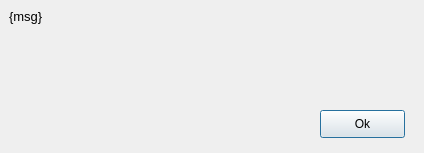
<?xml version="1.0" encoding="UTF-8"?>
<ui version="4.0">
 <class>DatabaseMessage</class>
 <widget class="QDialog" name="DatabaseMessage">
  <property name="geometry">
   <rect>
    <x>0</x>
    <y>0</y>
    <width>424</width>
    <height>153</height>
   </rect>
  </property>
  <property name="windowTitle">
   <string>Problem with Database Connection</string>
  </property>
  <widget class="QLabel" name="lblMessage">
   <property name="geometry">
    <rect>
     <x>9</x>
     <y>9</y>
     <width>300</width>
     <height>100</height>
    </rect>
   </property>
   <property name="font">
    <font>
     <pointsize>10</pointsize>
    </font>
   </property>
   <property name="text">
    <string>{msg}</string>
   </property>
   <property name="alignment">
    <set>Qt::AlignLeading|Qt::AlignLeft|Qt::AlignTop</set>
   </property>
   <property name="wordWrap">
    <bool>true</bool>
   </property>
  </widget>
  <widget class="QPushButton" name="cmdOk">
   <property name="geometry">
    <rect>
     <x>320</x>
     <y>110</y>
     <width>85</width>
     <height>28</height>
    </rect>
   </property>
   <property name="text">
    <string>Ok</string>
   </property>
  </widget>
 </widget>
 <resources/>
 <connections>
  <connection>
   <sender>cmdOk</sender>
   <signal>clicked()</signal>
   <receiver>DatabaseMessage</receiver>
   <slot>mdiClose()</slot>
   <hints>
    <hint type="sourcelabel">
     <x>224</x>
     <y>121</y>
    </hint>
    <hint type="destinationlabel">
     <x>366</x>
     <y>106</y>
    </hint>
   </hints>
  </connection>
 </connections>
 <slots>
  <slot>mdiClose()</slot>
 </slots>
</ui>
